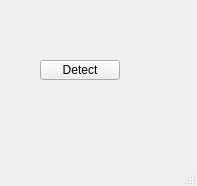
<?xml version="1.0" encoding="UTF-8"?>
<ui version="4.0">
 <class>MainWindow</class>
 <widget class="QMainWindow" name="MainWindow">
  <property name="geometry">
   <rect>
    <x>0</x>
    <y>0</y>
    <width>197</width>
    <height>186</height>
   </rect>
  </property>
  <property name="windowTitle">
   <string>MainWindow</string>
  </property>
  <widget class="QWidget" name="centralwidget">
   <widget class="QPushButton" name="pushButton_Detect">
    <property name="geometry">
     <rect>
      <x>40</x>
      <y>60</y>
      <width>80</width>
      <height>20</height>
     </rect>
    </property>
    <property name="text">
     <string>Detect</string>
    </property>
   </widget>
  </widget>
  <widget class="QMenuBar" name="menubar">
   <property name="geometry">
    <rect>
     <x>0</x>
     <y>0</y>
     <width>197</width>
     <height>22</height>
    </rect>
   </property>
  </widget>
  <widget class="QStatusBar" name="statusbar"/>
 </widget>
 <resources/>
 <connections/>
</ui>
